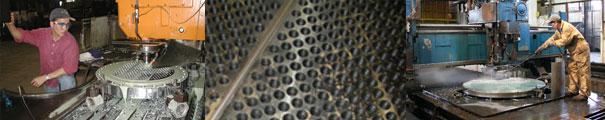
#> input picture sites/heat-transfer-systems/src/assets/media/banner-0.jpg, 605 x 120 px; its folder holds 4 pictures in this run
$ python build.py
#> lines starting #> are read from the running program, lines starting #| are printed output that depends on the picture
from pathlib import Path
from html import escape
import json, shutil
from PIL import Image
from data import CLIENTS, PRODUCTS, MATERIALS, INDUSTRIES
ROOT=Path(__file__).resolve().parents[1]; SITE=ROOT/'site'
(SITE/'assets/img').mkdir(parents=True,exist_ok=True)
shutil.copytree(ROOT/'src/fonts', SITE/'assets/fonts', dirs_exist_ok=True)
for folder in ('css', 'js'):
    shutil.copytree(ROOT/'src/assets'/folder, SITE/'assets'/folder, dirs_exist_ok=True)
shutil.copytree(ROOT/'src/assets/static-img', SITE/'assets/img', dirs_exist_ok=True)
# The original logo is retained in the static assets.
for media in (ROOT/'src/assets/media').iterdir():
    if media.suffix in ('.jpg', '.mp4'):
        shutil.copy2(media, SITE/'assets/img'/media.name)
#> pass 2 of the loop `for media in (ROOT/'src/assets/media').iterdir():`:
#> pass 3 of the loop `for media in (ROOT/'src/assets/media').iterdir():`:
#> the loop made 4 passes; the first 3 are shown
for old_banner in (SITE/'assets/img').glob('banner-*.webp'):
    old_banner.unlink()
photo_alts = ['Machinists drilling a tube sheet', 'White vessel on a flatbed trailer', 'Shell section and painting', 'White and black vessels outdoors', 'Welders at work', 'Crane lift and exchanger on a trailer', 'Tube-to-tubesheet welds']
def photo(n):
    return f'<img src="/assets/img/banner-{n}.jpg" alt="{photo_alts[n]}" width="605" height="120" loading="lazy" decoding="async">'
def photos(*numbers):
    return '<div class="photo-grid">'+''.join(photo(n) for n in numbers)+'</div>'
def gallery():
    return '<div class="photo-grid">'+''.join(f'<a href="/assets/img/banner-{n}.jpg">{photo(n)}</a>' for n in range(7))+'</div>'
def video():
    return '<video controls preload="none" playsinline poster="/assets/img/viper-drilling-poster.jpg" width="520" height="290" aria-label="Viper 2 drilling"><source src="/assets/img/viper-drilling.mp4" type="video/mp4"></video>'
nav=[('Engineering','/engineering-design/'),('Heat exchangers','/heat-exchangers/'),('Waste heat recovery','/waste-heat-recovery/'),('Special products','/special-products/'),('Fabrication','/fabrication/'),('Repairs','/repairs/'),('Facility','/facility/'),('Clients','/clients/'),('Photos','/photos/'),('Contact','/contact/')]
def listitems(items, cls=''): return '<ul class="'+cls+'">'+''.join('<li>'+escape(x)+'</li>' for x in items)+'</ul>'
for old_scene in (SITE/'assets/img').glob('scene-*.jpg'):
    old_scene.unlink()
# Individual scenes are extracted from the original composite banners without upscaling.
scenes = {0:(0,0,204,120), 2:(205,0,605,120), 3:(0,0,267,120), 4:(202,0,400,120), 5:(291,0,605,120), 6:(0,0,200,120), 7:(267,0,605,120)}
for number, box in scenes.items():
    Image.open(ROOT/'src/assets/media'/f'banner-{3 if number == 7 else number}.jpg').crop(box).save(SITE/'assets/img'/f'scene-{number}.webp', 'WEBP', quality=88)
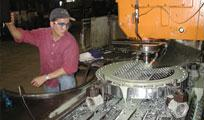
#> saved as scene-0.webp: PIL image 204x120 RGB; mean R, G, B 111.5, 92.6, 77
#> pass 2 of the loop `for number, box in scenes.items():`:
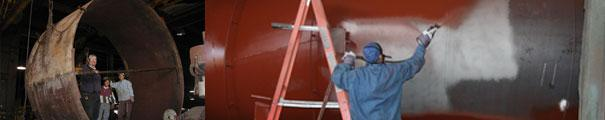
#> input picture sites/heat-transfer-systems/src/assets/media/banner-2.jpg, 605 x 120 px
#> `Image.open(ROOT/'src/assets/media'/f'banner-{3 if number == 7 else num..`:
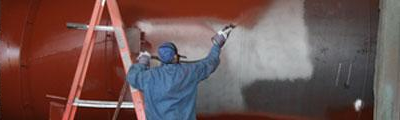
#> saved as scene-2.webp: PIL image 400x120 RGB; mean R, G, B 110.6, 84.3, 81.9
#> pass 3 of the loop `for number, box in scenes.items():`:
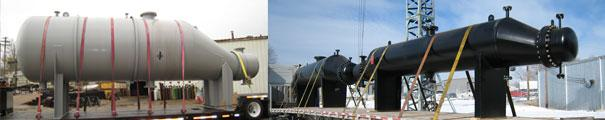
#> input picture sites/heat-transfer-systems/src/assets/media/banner-3.jpg, 605 x 120 px
#> `Image.open(ROOT/'src/assets/media'/f'banner-{3 if number == 7 else num..`:
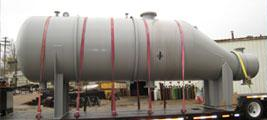
#> saved as scene-3.webp: PIL image 267x120 RGB; mean R, G, B 150.3, 143.9, 137.3
#> (the run stopped early here; a loop or call above may not have finished)
